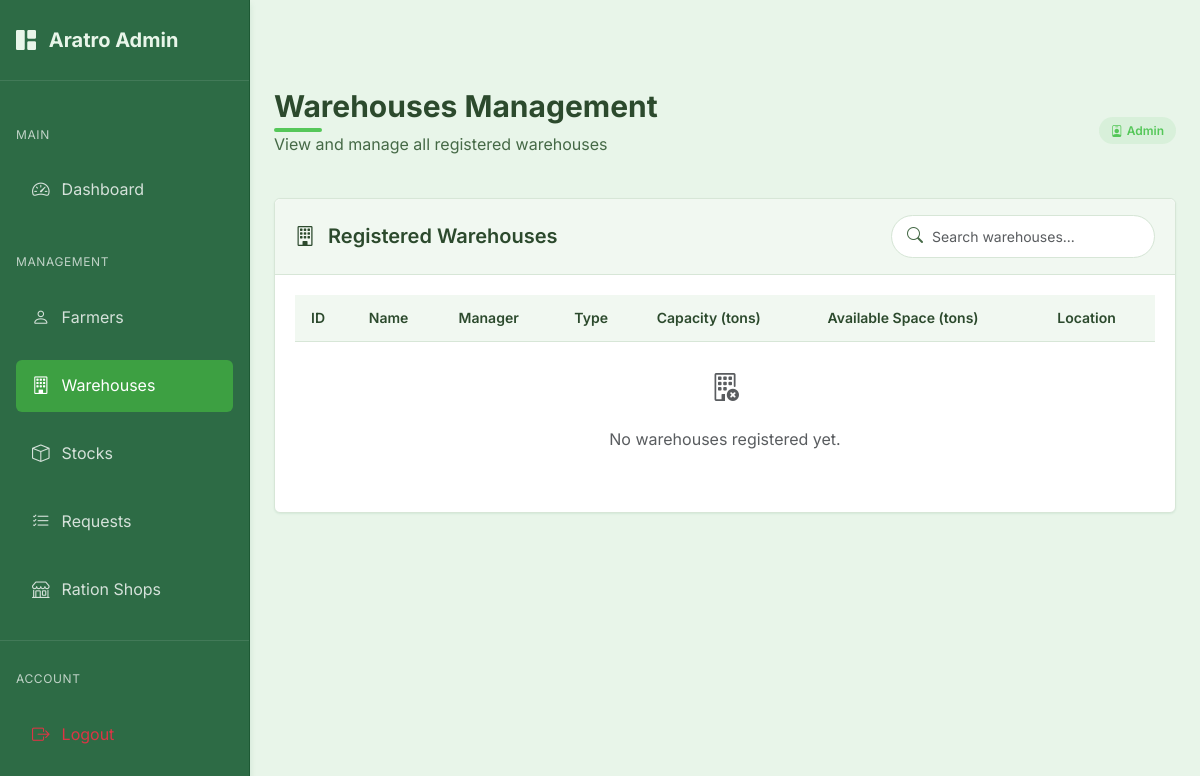
Before: /admin/warehouses (signed in) with the older database file.
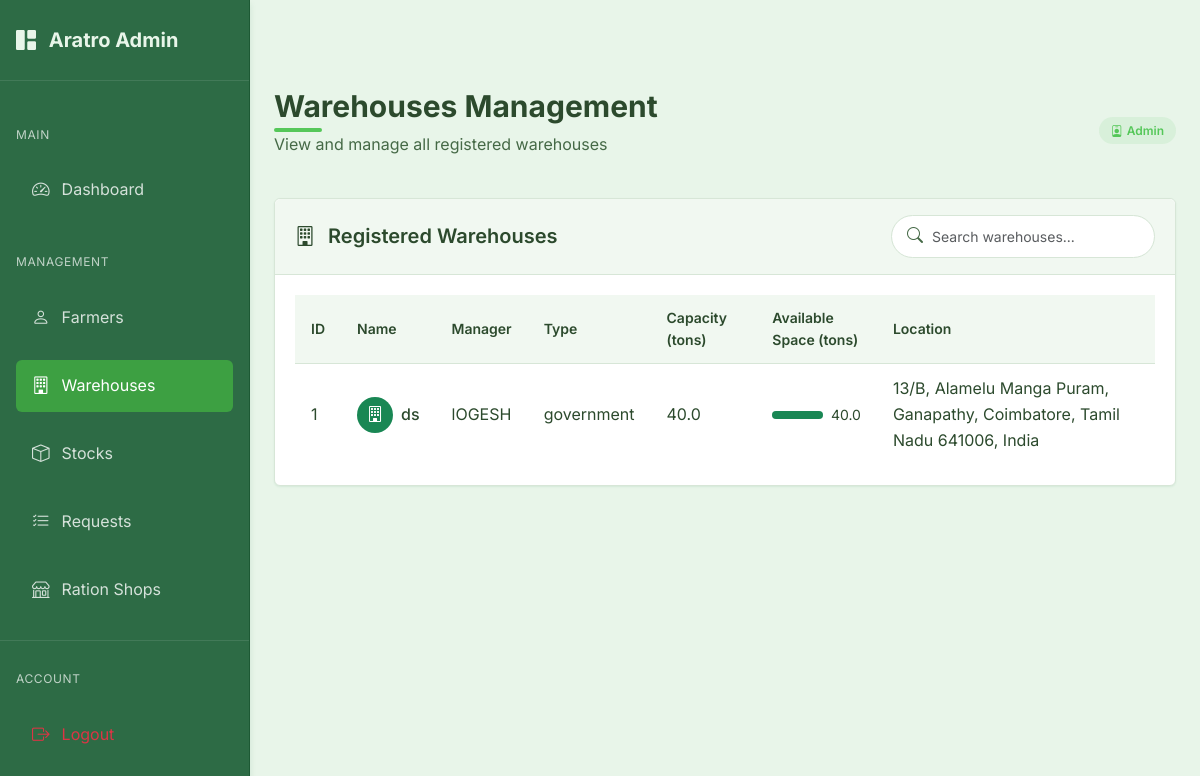
After: the same page with the newer database file.
### models.py (models this page shows)
class Warehouse(db.Model):
    id = db.Column(db.Integer, primary_key=True)
    user_id = db.Column(db.Integer, db.ForeignKey('user.id'), nullable=False)
    manager_name = db.Column(db.String(100), nullable=False)
    name = db.Column(db.String(100), nullable=False)
    location = db.Column(db.String(200))
    latitude = db.Column(db.Float)
    longitude = db.Column(db.Float)
    phone_number = db.Column(db.String(20))
    warehouse_type = db.Column(db.String(20))  # 'private' or 'government'
    capacity = db.Column(db.Float)  # in tons
    available_space = db.Column(db.Float)  # in tons
    stocks = db.relationship('Stock', backref='warehouse', lazy=True)

### routes.py (the view)
@admin.route('/warehouses')
@admin_required
def warehouses():
    warehouses = Warehouse.query.all()
    return render_template('admin/warehouses.html', warehouses=warehouses)

### app.py (called while the page is built)
@login_manager.user_loader
def load_user(user_id):
    try:
        if user_id.startswith('admin_'):
            admin_id = int(user_id.split('_')[1])
            return Admin.query.get(admin_id)
        else:
            return User.query.get(int(user_id))
    except Exception as e:
        print(f"Error loading user: {e}")
        return None

@app.before_request
def before_request():
    session.permanent = True  # Use permanent session with lifetime set above

### models.py (called while the page is built)
    def get_id(self):
        return f"admin_{self.id}"

    def __repr__(self):
        return f'<Admin {self.email}>'

### routes.py (called while the page is built)
@admin.context_processor
def inject_admin_data():
    admin_data = {'current_user': current_user}
    if current_user.is_authenticated:
        admin_user = Admin.query.get(current_user.id)
        if admin_user:
            admin_data['admin_user'] = admin_user
    return admin_data

### templates/admin/warehouses.html (shortened to what this page needs)
{% extends "admin/base_admin.html" %}
{% block admin_content %}
<div class="page-header d-flex justify-content-between align-items-center">
    <div>
        <h1 class="page-title">Warehouses Management</h1>
        <p class="page-subtitle">View and manage all registered warehouses</p>
    </div>
    <div>
        <span class="admin-badge admin-badge-primary">
            <i class="bi bi-person-badge me-1"></i>
            Admin
        </span>
    </div>
</div>
<div class="admin-card">
    <div class="admin-card-header">
        <h5 class="admin-card-title">
            <i class="bi bi-building me-2"></i>
            Registered Warehouses
        </h5>
        <div class="search-input">
            <i class="bi bi-search"></i>
            <input type="text" id="warehouseSearch" class="form-control form-control-sm" placeholder="Search warehouses...">
        </div>
    </div>
    <div class="admin-card-body">
        <div class="table-responsive">
            <table class="admin-table" id="warehousesTable">
                <thead>
                    <tr>
                        <th>ID</th>
                        <th>Name</th>
                        <th>Manager</th>
                        <th>Type</th>
                        <th>Capacity (tons)</th>
                        <th>Available Space (tons)</th>
                        <th>Location</th>
                    </tr>
                </thead>
                <tbody>
                    {% if warehouses %}
                        {% for warehouse in warehouses %}
                            <tr>
                                <td>{{ warehouse.id }}</td>
                                <td>
                                    <div class="d-flex align-items-center">
                                        <div class="avatar-circle bg-success text-white d-flex align-items-center justify-content-center me-2" style="width: 36px; height: 36px; border-radius: 50%;">
                                            <i class="bi bi-building"></i>
                                        </div>
                                        <div>
                                            <span class="fw-medium">{{ warehouse.name }}</span>
                                        </div>
                                    </div>
                                </td>
                                <td>{{ warehouse.manager_name }}</td>
                                <td>{{ warehouse.warehouse_type }}</td>
                                <td>{{ warehouse.capacity }}</td>
                                <td>
                                    {% set percentage = (warehouse.available_space / warehouse.capacity * 100) | int %}
                                    <div class="d-flex align-items-center">
                                        <div class="progress flex-grow-1 me-2" style="height: 8px;">
                                            <div class="progress-bar bg-success" role="progressbar" style="width: {{ percentage }}%;" aria-valuenow="{{ percentage }}" aria-valuemin="0" aria-valuemax="100"></div>
                                        </div>
                                        <span class="small">{{ warehouse.available_space }}</span>
                                    </div>
                                </td>
                                <td>{{ warehouse.location }}</td>
                            </tr>
                        {% endfor %}
                    {% else %}
                        <tr>
                            <td colspan="7" class="text-center py-4">
                                <div class="text-muted">
                                    <i class="bi bi-building-x fs-3 mb-3 d-block"></i>
                                    <p>No warehouses registered yet.</p>
                                </div>
                            </td>
                        </tr>
                    {% endif %}
                </tbody>
            </table>
        </div>
    </div>
</div>
{% endblock %}

Changed rows visible on the page:
added Warehouse: id "1", name "ds", manager_name "lOGESH", warehouse_type "government", capacity "40.0", {{ percentage }} 100 (drawn), available_space "40.0", location "13/B, Alamelu Manga Puram, Ganapathy, Coimbatore, Tamil Nadu 641006, India"
Other visible differences:
text no longer shown: "No warehouses registered yet."
